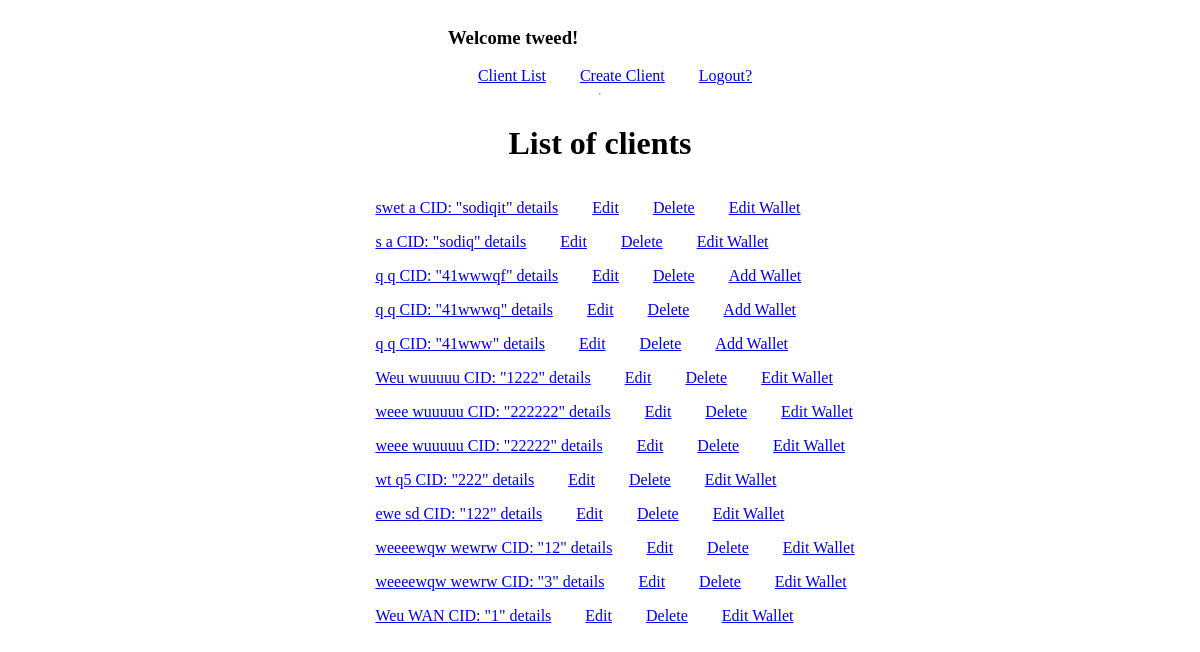
The app's page / (signed in), older data.
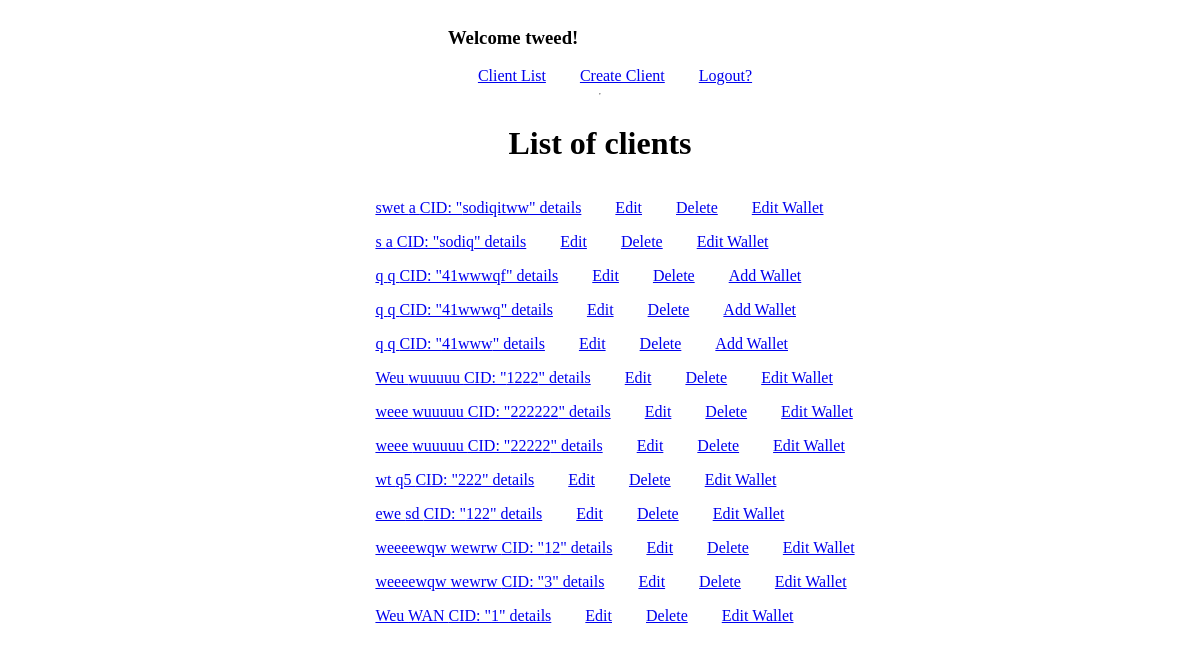
The same page, newer data.
### apps/crm/models.py (models this page shows, shortened)
class Client(models.Model):
    cid = models.CharField(max_length=60, unique=True, db_index=True)
    first_name = models.CharField(max_length=300)
    last_name = models.CharField(max_length=300, null=True, blank=True, default="")
    client_type = models.CharField(
        choices=CLIENT_TYPE_CHOICE, max_length=300, null=True, blank=True, default=""
    )
    country_code = models.CharField(max_length=30, blank=True, null=True, default="")
    email = models.EmailField()
    address = models.TextField()
    phone = models.CharField(max_length=50, null=True, blank=True, default="")
    created = models.DateTimeField(auto_now_add=True)
    updated = models.DateTimeField(auto_now=True)
    created_by = models.ForeignKey(to=User, null=True, on_delete=models.CASCADE)
    class Meta:
        ordering = ["cid"]

### apps/crm/views.py (the view)
# urls.py: path("", views.IndexView.as_view(), name="index"),
class IndexView(ListView):
    model = Client
    queryset = Client.objects.all().order_by("-updated")
    template_name = "crm/client_list.html"
    context_object_name = "client_list"

### apps/crm/templates/crm/client_list.html
{% extends 'crm/index.html' %} {%block content %}
<h1>List of clients</h1>
<div>
{% for client in client_list %}
<p>
  <a style="margin-left: 30px" href="{% url 'client_detail' client.pk %}"
    >{{client.first_name}} {{client.last_name}} CID: "{{client.cid}}" details</a
  >
  <a style="margin-left: 30px" href="{% url 'edit_client' client.pk %}">Edit</a>
  <a style="margin-left: 30px" href="{% url 'delete_client' client.pk %}"
    >Delete</a
  >
  {% if client.client_wallet %}
  <a
  href="{% url 'edit_wallet' client.client_wallet.pk %}"
    style="margin-left: 30px"
    >Edit Wallet</a
  >
  {% else %}
  <a href="{% url 'create_wallet' client.pk %}" style="margin-left: 30px"
    >Add Wallet</a
  >
  {% endif %}
</p>
{% endfor %}
</div>
{% endblock %}

### apps/crm/templates/crm/index.html (shortened to what this page needs)
<!DOCTYPE html>
{% load static %}
<html lang="en">
  <head>
    <link
      rel="stylesheet"
      type="text/css"
      href="{% static 'css/style.css' %}"
    />
  </head>
  <body>
    {% if user.is_authenticated %}
    <div class="alert alert-success" role="alert">
      <h3>Welcome {{ user.username }}!</h3>
      {% include "crm/navbar.html" %}
    </div>
    <hr />
    {%block content %} {% endblock %}
  </body>
</html>
{% else %}
<div class="alert alert-success" role="alert">
  <h3>Welcome!</h3>
  <a style="margin-left: 30px" href="{% url 'register' %}">Signup</a>
  <a style="margin-left: 30px" href="{% url 'login' %}">Login</a>
</div>
{% endif %}

### apps/crm/templates/crm/navbar.html
<div>
  <a style="margin-left: 30px" href="{% url 'index' %}">Client List</a>
  <a style="margin-left: 30px" href="{% url 'create_client' %}"
    >Create Client</a
  >
  <a style="margin-left: 30px" href="{% url 'logout' %}">Logout?</a>
</div>

### static/css/style.css (style rules this page uses)
body { display: flex; justify-content: space-between; align-items: center; flex-direction: column; margin-bottom: 40px; }

Row changes from the older to the newer data that the page shows:
changed Client "swet": cid "sodiqit" → "sodiqitww"
